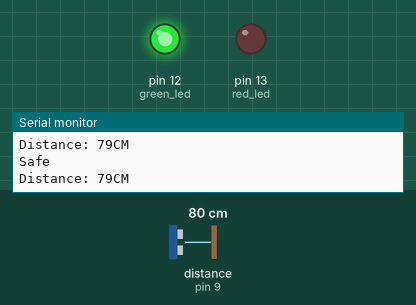
This sketch was run on a simulated Arduino Uno, built with avr-gcc and run on an emulated ATmega328P. Parts: output pins drawn as LEDs (lit = HIGH), the last lines printed to the serial monitor. Wiring (inferred from the names in the program): ultrasonic range finder: trigger pin 8; echo pin 9. The test bench sets the inputs (shaded band); at power-on: distance to the obstacle (sensor on pin 9) 80 cm. The echo pulse lasts 58.3 µs per cm; pins used as bus, display or sensor lines are not drawn.

Above: at 1.2 s.
1.3 s: distance to the obstacle (sensor on pin 9) set to 18 cm
2.8 s: distance to the obstacle (sensor on pin 9) set to 13 cm
At 3.1 s:
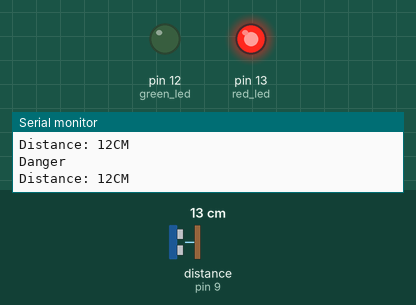
Timing chart, 0 to 5.8 s (numbered marks = the images above; inputs shaded):
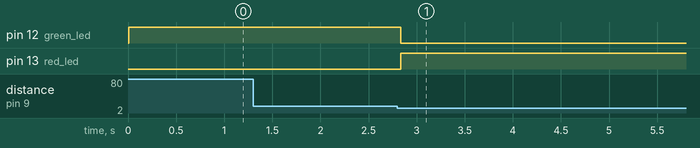

Measured:
- the behaviour switches between 16 and 15 cm on distance to the obstacle (sensor on pin 9) (found by bisection; images 0 and 1)
- after the input at 2.8 s, pin 12 (green_led): HIGH → LOW at once; pin 13 (red_led): LOW → HIGH at once

The sketch:

ultrasonic_sensor_distance_calculations.ino
```cpp
int trigger_pin=8;
int echo_pin=9;

int green_led=12;
int red_led=13;

int distance;
long duration;

void setup() {
  // put your setup code here, to run once:
  Serial.begin(9600);
  pinMode(trigger_pin,OUTPUT);
  pinMode(echo_pin,INPUT);

  pinMode(green_led,OUTPUT);
  pinMode(red_led,OUTPUT);
}

void loop() {
  // put your main code here, to run repeatedly:
  digitalWrite(trigger_pin,LOW);
  delayMicroseconds(2);
  digitalWrite(trigger_pin, HIGH);
  delayMicroseconds(10);
  digitalWrite(trigger_pin, LOW);

  duration=pulseIn(echo_pin,HIGH);
  distance=(duration/2) / 29.1;

  Serial.print("Distance: ");
  Serial.print(distance);
  Serial.println("CM");

  if(distance<15) {
    digitalWrite(red_led, HIGH);
    digitalWrite(green_led, LOW);
    Serial.println("Danger");
    }
   else{
    digitalWrite(green_led, HIGH);
    digitalWrite(red_led, LOW);
    Serial.println("Safe");
    }

}
```
